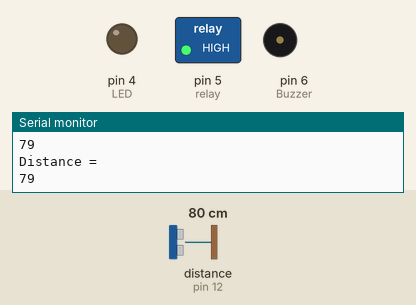
Simulated run of this sketch. Board: Arduino Uno, built with avr-gcc and run on an emulated ATmega328P. Shown: switched loads named in the sketch (green lamp = pin HIGH), output pins drawn as LEDs (lit = HIGH), buzzer (waves = sounding, pin HIGH), the last lines printed to the serial monitor. Inputs (shaded band) come from the test bench; at power-on: distance to the obstacle (sensor on pin 12) 80 cm. The echo pulse lasts 58.3 µs per cm; pins used as bus, display or sensor lines are not drawn.

Above: at 1.2 s.
1.3 s: distance to the obstacle (sensor on pin 12) set to 23 cm
4.3 s: distance to the obstacle (sensor on pin 12) set to 19 cm
At 5.2 s:
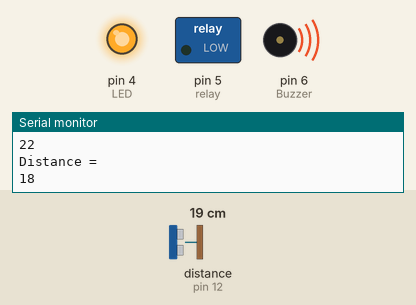
6.4 s: distance to the obstacle (sensor on pin 12) set to 35 cm
At 7.7 s:
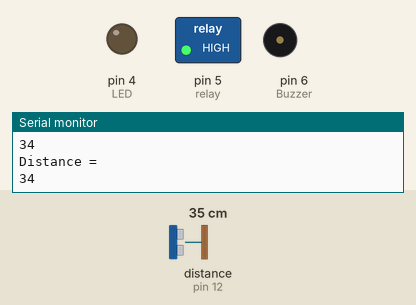
8.0 s: distance to the obstacle (sensor on pin 12) set to 2 cm
At 8.4 s:
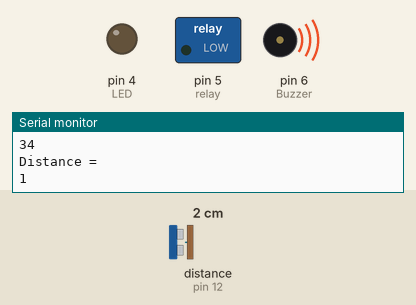
Timing chart, 0 to 11.0 s (numbered marks = the images above; inputs shaded):
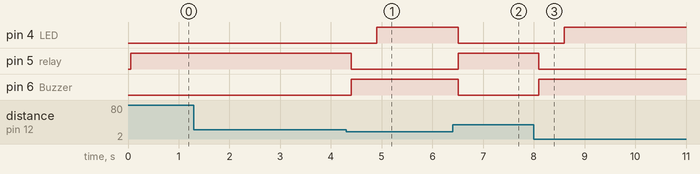

Measured:
- the behaviour switches between 22 and 21 cm on distance to the obstacle (sensor on pin 12) (found by bisection; images 0 and 1)
- after the input at 4.3 s, pin 4 (LED): LOW → HIGH after 0.60 s; pin 5 (relay): HIGH → LOW after 0.10 s; pin 6 (Buzzer): LOW → HIGH after 0.10 s
- after the input at 6.4 s, pin 4 (LED), pin 6 (Buzzer): HIGH → LOW after 0.11 s; pin 5 (relay): LOW → HIGH after 0.11 s
- after the input at 8.0 s, pin 4 (LED): LOW → HIGH after 0.60 s; pin 5 (relay): HIGH → LOW after 0.10 s; pin 6 (Buzzer): LOW → HIGH after 0.10 s

The sketch:

ultrasonicsensorwithmotorbuzzerplusled.ino
```cpp
int echo = 12;
int duration;
int distance;
int relay = 5;
int trig = 11;
int Buzzer = 6;
int LED = 4;


void setup() {
  // put your setup code here, to run once:
  pinMode(trig,OUTPUT);
  pinMode(relay,OUTPUT);
  pinMode(Buzzer,OUTPUT);
  pinMode(LED,OUTPUT);
  pinMode(echo,INPUT);


   Serial.begin(9600);

}

void loop() {
  // put your main code here, to run repeatedly:
  digitalWrite(trig,HIGH);
  delay(2);
  digitalWrite(trig,LOW);
  duration = pulseIn(echo,HIGH);
  distance = (duration * 0.034)/2;
  Serial.println("Distance =");
  Serial.println(distance);
  delay(50);
  if (distance<=20){
    digitalWrite(relay,LOW);
    digitalWrite(Buzzer,HIGH);
     delay(500);
    digitalWrite(LED,HIGH);
    delay(500);


    }
  else{
     digitalWrite(relay,HIGH);
     digitalWrite(Buzzer,LOW);
     digitalWrite(LED,LOW);

    }
 //return distance;

}
```
